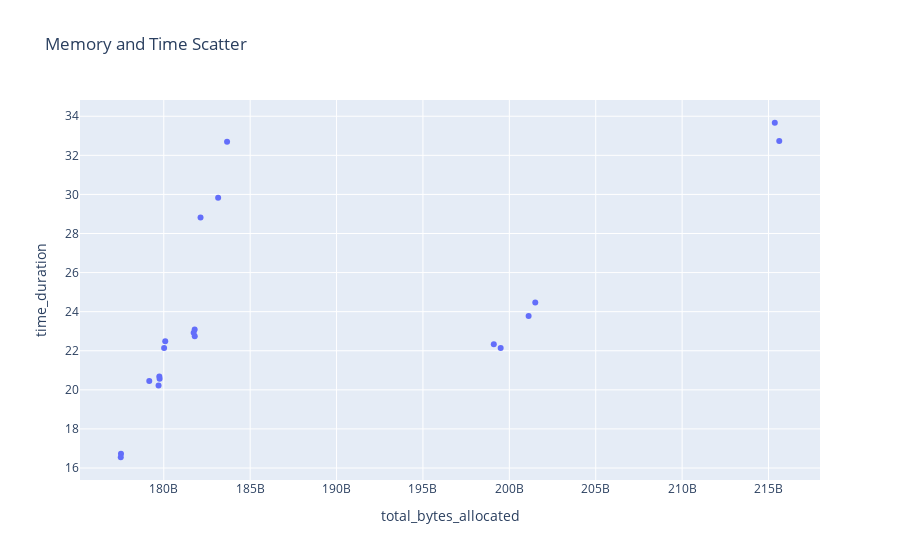

This figure's notebook cell:
### Code cell
# Create a scatter plot
fig = px.scatter(df, x='total_bytes_allocated', y='time_duration', title='Memory and Time Scatter', hover_name="file")

# Show the plot
fig.show()

### Figure 1 — Plotly figure (JSON) as saved in the notebook; plotly's stock layout.template omitted (floating-point values rounded to 4 significant figures)
{"data": [{"hovertemplate": "<b>%{hovertext}</b><br><br>total_bytes_allocated=%{x}<br>time_duration=%{y}<extra></extra>", "hovertext": ["sorted_join_datasets.json", "join_datasets_with_page_index.json", "sorted_join_tables_with_page_index.json", "sorted_join_datasets_byte_stream_split_zstd.json", "sorted_join_datasets_zstd_with_page_index.json", "sorted_join_datasets_with_page_index.json", "sorted_join_datasets_zstd.json", "join_datasets.json", "inner_sorted_join_datasets_byte_stream_split.json", "sorted_join_datasets_byte_stream_split_zstd_with_page_index.json", "inner_sorted_join_datasets_lz4.json", "sorted_join_datasets_byte_stream_split_with_page_index.json", "sorted_join_tables.json", "inner_sorted_join_datasets_byte_stream_split_zstd.json", "join_tables.json", "inner_sorted_join_datasets_byte_stream_split_lz4.json", "join_tables_with_page_index.json", "inner_sorted_join_datasets.json", "inner_sorted_join_datasets_zstd.json", "sorted_join_datasets_byte_stream_split.json", "sorted_join_datasets_lz4.json"], "legendgroup": "", "marker": {"color": "#636efa", "symbol": "circle"}, "mode": "markers", "name": "", "orientation": "v", "showlegend": false, "type": "scatter", "x": [179698990460, 182127957045, 179759100190, 199100376899, 215363726983, 183146661653, 199498662439, 179160568837, 181788411234, 215622005411, 181823339789, 183663129578, 179742944163, 201501964546, 177523289405, 181792205441, 177509932299, 181729887819, 201116333381, 180018725744, 180084092421], "xaxis": "x", "y": [20.23, 28.82, 20.57, 22.34, 33.67, 29.83, 22.14, 20.45, 23.09, 32.74, null, 32.69, 20.68, 24.47, 16.72, 22.74, 16.55, 22.93, 23.78, 22.14, 22.49], "yaxis": "y"}], "layout": {"legend": {"tracegroupgap": 0}, "title": {"text": "Memory and Time Scatter"}, "xaxis": {"anchor": "y", "domain": [0, 1], "title": {"text": "total_bytes_allocated"}}, "yaxis": {"anchor": "x", "domain": [0, 1], "title": {"text": "time_duration"}}}}
